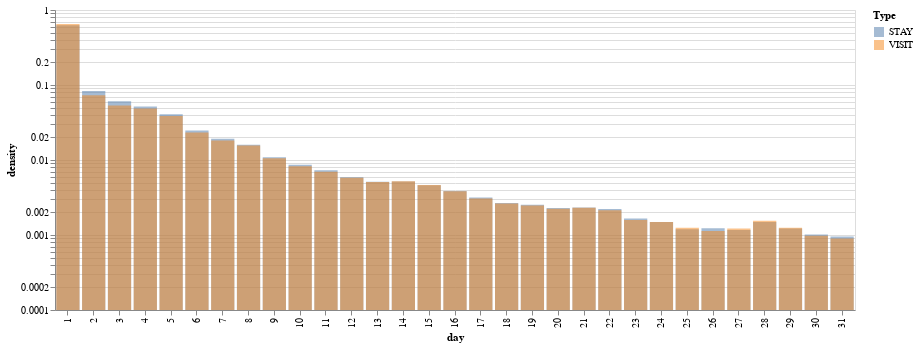

This figure's notebook cell:
### Code cell
alt.Chart(data).mark_bar(opacity=0.5).encode(
    x="day:N",
    y=alt.Y("density:Q",stack=None, scale=alt.Scale(type='log')),
    color=alt.Color("type:N", title='Type')
).properties(
    width=800
)

### Figure 1 — Vega-Lite specification as saved in the notebook (floating-point values rounded to 4 significant figures)
{"config": {"view": {"continuousWidth": 400, "continuousHeight": 300}}, "data": {"name": "data-b0c53aa5acb801ec3d3cb4990609769b"}, "mark": {"type": "bar", "opacity": 0.5}, "encoding": {"color": {"type": "nominal", "field": "type", "title": "Type"}, "x": {"type": "nominal", "field": "day"}, "y": {"type": "quantitative", "field": "density", "scale": {"type": "log"}, "stack": null}}, "width": 800, "$schema": "https://vega.github.io/schema/vega-lite/v4.8.1.json", "datasets": {"data-b0c53aa5acb801ec3d3cb4990609769b": [{"density": 0.6257, "day": 1, "type": "STAY"}, {"density": 0.08318, "day": 2, "type": "STAY"}, {"density": 0.06073, "day": 3, "type": "STAY"}, {"density": 0.05161, "day": 4, "type": "STAY"}, {"density": 0.04075, "day": 5, "type": "STAY"}, {"density": 0.02468, "day": 6, "type": "STAY"}, {"density": 0.0192, "day": 7, "type": "STAY"}, {"density": 0.01602, "day": 8, "type": "STAY"}, {"density": 0.01091, "day": 9, "type": "STAY"}, {"density": 0.008631, "day": 10, "type": "STAY"}, {"density": 0.007273, "day": 11, "type": "STAY"}, {"density": 0.00587, "day": 12, "type": "STAY"}, {"density": 0.005146, "day": 13, "type": "STAY"}, {"density": 0.005174, "day": 14, "type": "STAY"}, {"density": 0.004596, "day": 15, "type": "STAY"}, {"density": 0.00385, "day": 16, "type": "STAY"}, {"density": 0.003159, "day": 17, "type": "STAY"}, {"density": 0.002677, "day": 18, "type": "STAY"}, {"density": 0.002536, "day": 19, "type": "STAY"}, {"density": 0.00229, "day": 20, "type": "STAY"}, {"density": 0.002329, "day": 21, "type": "STAY"}, {"density": 0.002228, "day": 22, "type": "STAY"}, {"density": 0.001655, "day": 23, "type": "STAY"}, {"density": 0.001493, "day": 24, "type": "STAY"}, {"density": 0.001195, "day": 25, "type": "STAY"}, {"density": 0.001229, "day": 26, "type": "STAY"}, {"density": 0.001167, "day": 27, "type": "STAY"}, {"density": 0.001493, "day": 28, "type": "STAY"}, {"density": 0.001223, "day": 29, "type": "STAY"}, {"density": 0.001016, "day": 30, "type": "STAY"}, {"density": 0.000954, "day": 31, "type": "STAY"}, {"density": 0.6527, "day": 1, "type": "VISIT"}, {"density": 0.07284, "day": 2, "type": "VISIT"}, {"density": 0.0535, "day": 3, "type": "VISIT"}, {"density": 0.04854, "day": 4, "type": "VISIT"}, {"density": 0.03868, "day": 5, "type": "VISIT"}, {"density": 0.02326, "day": 6, "type": "VISIT"}, {"density": 0.01822, "day": 7, "type": "VISIT"}, {"density": 0.01556, "day": 8, "type": "VISIT"}, {"density": 0.01055, "day": 9, "type": "VISIT"}, {"density": 0.008282, "day": 10, "type": "VISIT"}, {"density": 0.006993, "day": 11, "type": "VISIT"}, {"density": 0.005811, "day": 12, "type": "VISIT"}, {"density": 0.0051, "day": 13, "type": "VISIT"}, {"density": 0.005206, "day": 14, "type": "VISIT"}, {"density": 0.004655, "day": 15, "type": "VISIT"}, {"density": 0.003823, "day": 16, "type": "VISIT"}, {"density": 0.003075, "day": 17, "type": "VISIT"}, {"density": 0.00263, "day": 18, "type": "VISIT"}, {"density": 0.002481, "day": 19, "type": "VISIT"}, {"density": 0.002237, "day": 20, "type": "VISIT"}, {"density": 0.002317, "day": 21, "type": "VISIT"}, {"density": 0.002142, "day": 22, "type": "VISIT"}, {"density": 0.001585, "day": 23, "type": "VISIT"}, {"density": 0.001495, "day": 24, "type": "VISIT"}, {"density": 0.001246, "day": 25, "type": "VISIT"}, {"density": 0.001135, "day": 26, "type": "VISIT"}, {"density": 0.001219, "day": 27, "type": "VISIT"}, {"density": 0.001548, "day": 28, "type": "VISIT"}, {"density": 0.001246, "day": 29, "type": "VISIT"}, {"density": 0.0009808, "day": 30, "type": "VISIT"}, {"density": 0.000896, "day": 31, "type": "VISIT"}]}}
